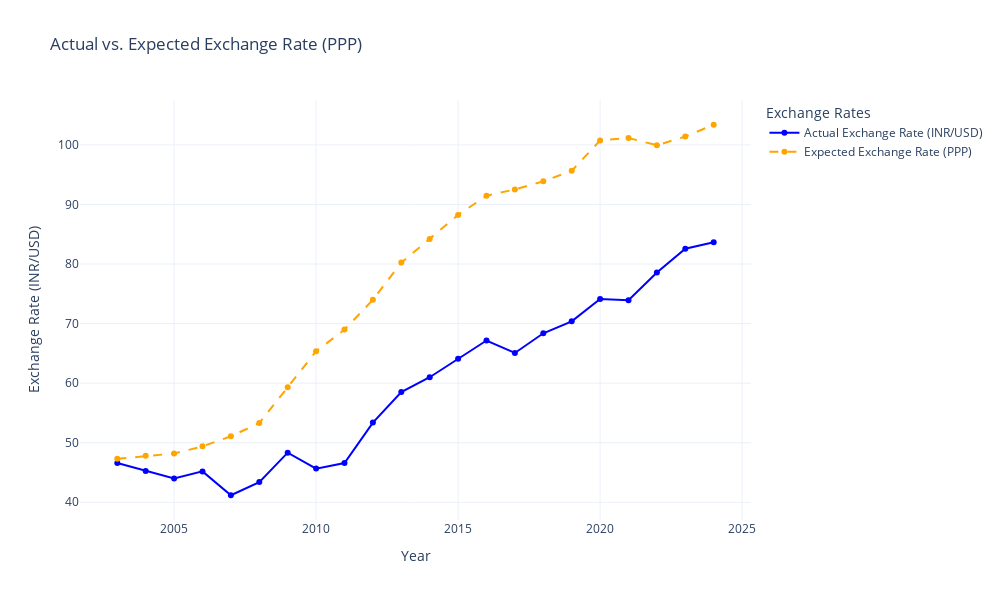

Notebook cell for this chart:
### Markdown cell above
Purchasing Power Parity (PPP) is an economic theory that suggests that in the long term, exchange rates between two countries should adjust so that a basket of goods costs the same in both countries when priced in a common currency. PPP is used as a method to compare the economic productivity and standards of living between different countries. If one country’s inflation rate is higher than another’s, its currency should depreciate accordingly to maintain parity in purchasing power to ensure that the same goods cost the same in both locations.

### Code cell
initial_exchange_rate = merged_df['Exchange Rate (INR/USD)'].iloc[0]

# calculate expected exchange rate based on PPP
merged_df['Expected Exchange Rate (PPP)'] = initial_exchange_rate * (
    (1 + merged_df['Inflation Rate (India)'] / 100) / (1 + merged_df['Inflation Rate (United States)'] / 100)
).cumprod()

fig = go.Figure()

# plot actual exchange rate
fig.add_trace(go.Scatter(x=merged_df['Year'],
                         y=merged_df['Exchange Rate (INR/USD)'],
                         mode='lines+markers',
                         name='Actual Exchange Rate (INR/USD)',
                         line=dict(color='blue')))

# plot PPP-based expected exchange rate
fig.add_trace(go.Scatter(x=merged_df['Year'],
                         y=merged_df['Expected Exchange Rate (PPP)'],
                         mode='lines+markers',
                         name='Expected Exchange Rate (PPP)',
                         line=dict(color='orange', dash='dash')))

fig.update_layout(title='Actual vs. Expected Exchange Rate (PPP)',
                  xaxis_title='Year',
                  yaxis_title='Exchange Rate (INR/USD)',
                  legend_title_text='Exchange Rates',
                  template='plotly_white',
                  height=600,
                  width=1000)

fig.show()

### Figure 1 — Plotly figure (JSON) as saved in the notebook; plotly's stock layout.template omitted (floating-point values rounded to 4 significant figures)
{"data": [{"line": {"color": "blue"}, "mode": "lines+markers", "name": "Actual Exchange Rate (INR/USD)", "type": "scatter", "x": [2003, 2004, 2005, 2006, 2007, 2008, 2009, 2010, 2011, 2012, 2013, 2014, 2015, 2016, 2017, 2018, 2019, 2020, 2021, 2022, 2023, 2024], "y": [46.59, 45.26, 44.0, 45.19, 41.18, 43.39, 48.33, 45.65, 46.58, 53.37, 58.51, 61.0, 64.11, 67.16, 65.07, 68.37, 70.38, 74.14, 73.94, 78.58, 82.57, 83.66]}, {"line": {"color": "orange", "dash": "dash"}, "mode": "lines+markers", "name": "Expected Exchange Rate (PPP)", "type": "scatter", "x": [2003, 2004, 2005, 2006, 2007, 2008, 2009, 2010, 2011, 2012, 2013, 2014, 2015, 2016, 2017, 2018, 2019, 2020, 2021, 2022, 2023, 2024], "y": [47.29, 47.79, 48.19, 49.39, 51.08, 53.3, 59.31, 65.35, 68.99, 74.0, 80.24, 84.22, 88.25, 91.46, 92.53, 93.88, 95.65, 100.7, 101.2, 99.94, 101.4, 103.4]}], "layout": {"height": 600, "legend": {"title": {"text": "Exchange Rates"}}, "title": {"text": "Actual vs. Expected Exchange Rate (PPP)"}, "width": 1000, "xaxis": {"title": {"text": "Year"}}, "yaxis": {"title": {"text": "Exchange Rate (INR/USD)"}}}}
